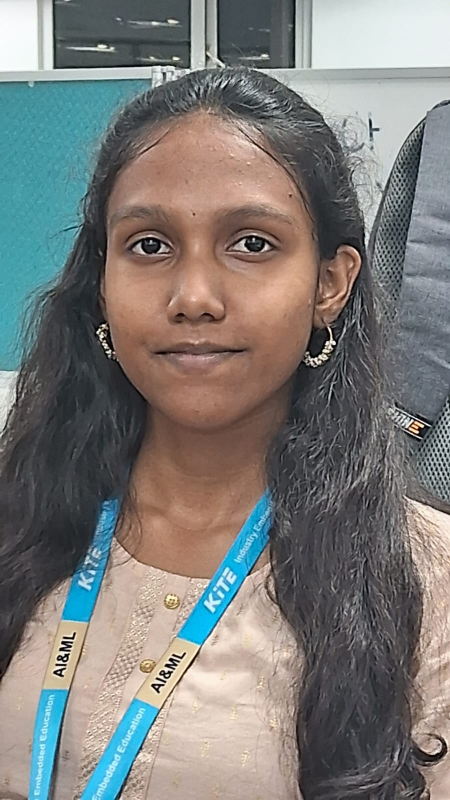
#> input picture source/dataset/img2.jpeg, 900 x 1600 px, given in place of real1.jpg, which was not available (shown at 1/2 size); the run also reads 1 picture not shown here
$ python spoof_detection.py
#> lines starting #> are read from the running program, lines starting #| are printed output that depends on the picture; pictures that were not available may be replaced by others from this repository, and a replacement may not be noted
import cv2
import numpy as np
from skimage.feature import local_binary_pattern
from sklearn.svm import SVC
from sklearn.model_selection import train_test_split
from sklearn.preprocessing import LabelEncoder

# Load Real & Fake Face Images (Assume you have a dataset)
real_images = ["real1.jpg", "real2.jpg"]  # Replace with actual images
fake_images = ["fake1.jpg", "fake2.jpg"]  # Printed photo or digital display

data = []
labels = []

def extract_lbp_features(image_path):
#> called with image_path = 'real1.jpg'
    image = cv2.imread(image_path, cv2.IMREAD_GRAYSCALE)
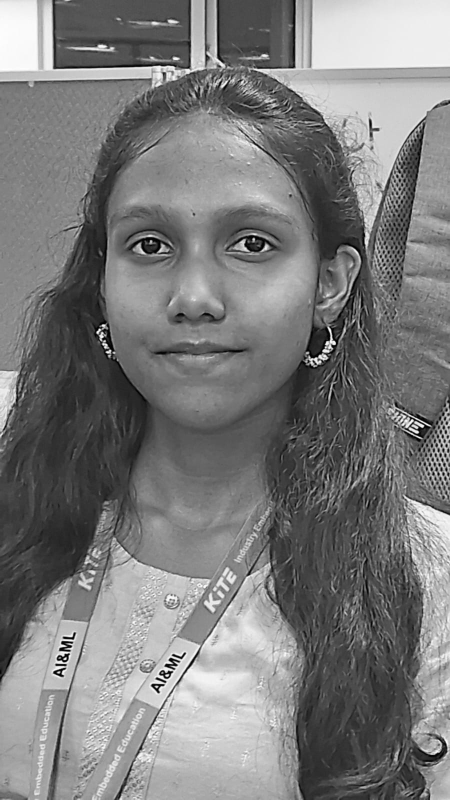
#> image: shape (1600, 900) (shown at 1/2 size); min 0, max 255, mean 123.3
    image = cv2.resize(image, (100, 100))
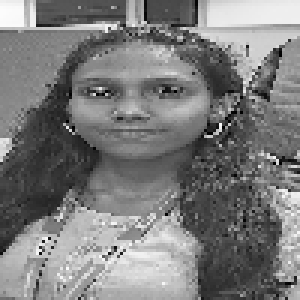
#> image: shape (100, 100) (shown 3 times larger); min 0, max 252, mean 123.7
    lbp = local_binary_pattern(image, 24, 8, method="uniform")  # 24 points, radius 8
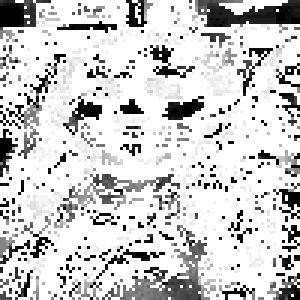
#> lbp: shape (100, 100) float64 (shown 3 times larger); min 0, max 25, mean 20.1; drawn with min black and max white
    hist, _ = np.histogram(lbp.ravel(), bins=np.arange(0, 27), range=(0, 26))
#> hist = 26 values, max 6697 at index 25, min 18 at index 16, mean 384.6
    hist = hist.astype("float")
    hist /= hist.sum()  # Normalize
#> hist = 26 values, max 0.67 at index 25, min 0.0018 at index 16, mean 0.0385
    return hist

# Extract LBP features from real & fake faces
for img in real_images:
    data.append(extract_lbp_features(img))
    labels.append("real")
#> pass 2 of the loop `for img in real_images:`:
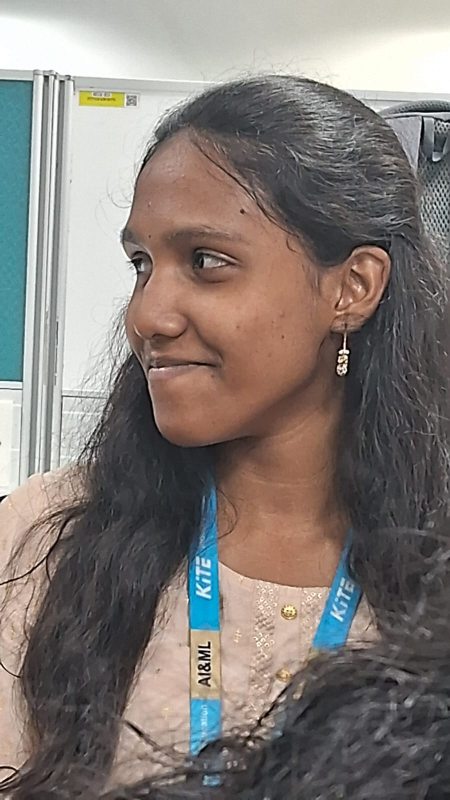
#> input picture source/dataset/img1.jpeg, 900 x 1600 px, given in place of real2.jpg, which was not available (shown at 1/2 size)
#> in extract_lbp_features (call 2), `image = cv2.resize(image, (100, 100))`:
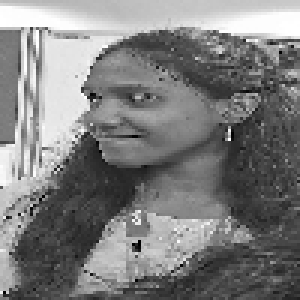
#> image: shape (100, 100) (shown 3 times larger); min 0, max 255, mean 125.5
#> in extract_lbp_features (call 2), `lbp = local_binary_pattern(image, 24, 8, method="uniform")`:
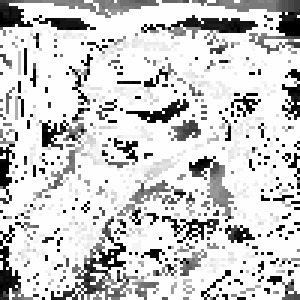
#> lbp: shape (100, 100) float64 (shown 3 times larger); min 0, max 25, mean 20; drawn with min black and max white
#> in extract_lbp_features (call 2), `hist, _ = np.histogram(lbp.ravel(), bins=np.arange(0, 27), range=(0, 2..`: hist = 26 values, max 6628 at index 25, min 16 at index 18, mean 384.6
#> in extract_lbp_features (call 2), `hist /= hist.sum()`: hist = 26 values, max 0.663 at index 25, min 0.0016 at index 18, mean 0.0385

for img in fake_images:
    data.append(extract_lbp_features(img))
    labels.append("fake")
#> pass 2 of the loop `for img in fake_images:`:
#> (the run stopped early here; a loop or call above may not have finished)
